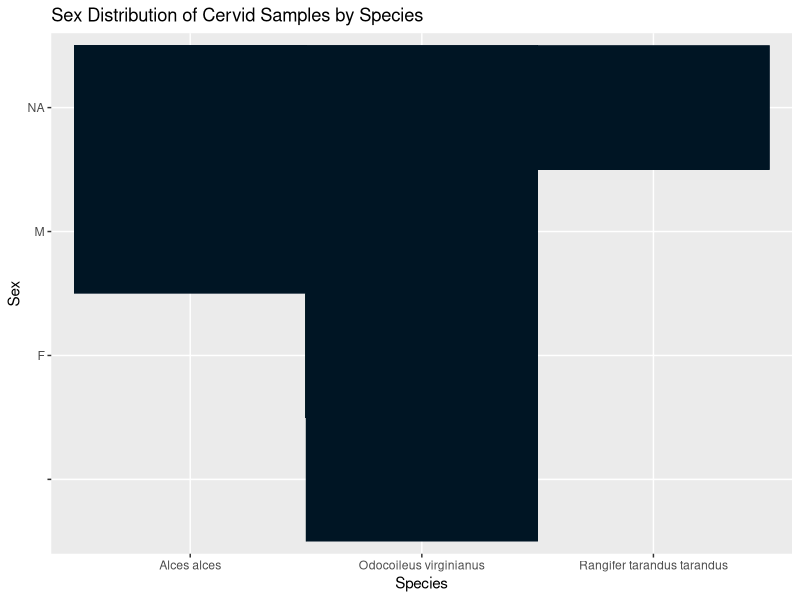

This figure's R source:
## ---- chunk 1
knitr::opts_chunk$set(echo = TRUE)
## ---- chunk 2
# Loading ggplot2

library(ggplot2)
library(ggrepel)

# Reading in my salamander data

d.data <- read.table("CleanDeerData.csv",
                       header = TRUE,
                       sep=",")
head(d.data)

# Making a bar graph of sex distribution by location

my_cols <- c("#001524","#15616D","#FFECD1","#FF7D00","#78290F")

deer.chart <- ggplot(data = d.data)+
  geom_tile(aes(x=Species, y=Sex),fill="#001524", color="#001524")+
  labs(title = "Sex Distribution of Cervid Samples by Species",
       y="Sex",
       x="Species")

deer.chart
